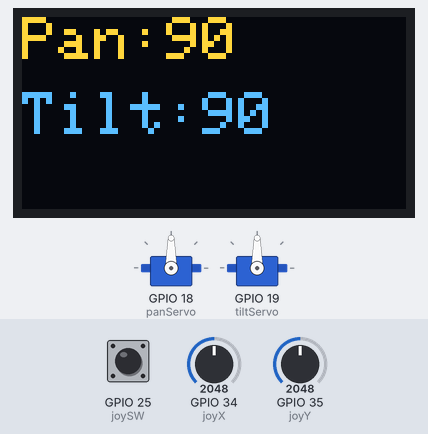
Recording of a sketch running on a simulated ESP32. On the bench: 2 × servo, 128×64 one-colour display. The test bench sets the inputs (shaded band); at power-on: GPIO 25 (joySW) HIGH, GPIO 34 (joyX) = 2048, GPIO 35 (joyY) = 2048. The OLED is the two-colour kind (top 16 rows yellow).

Above: at 2.7 s.
2.8 s: GPIO 25 (joySW) pulled LOW for 0.15 s
At 3.0 s:
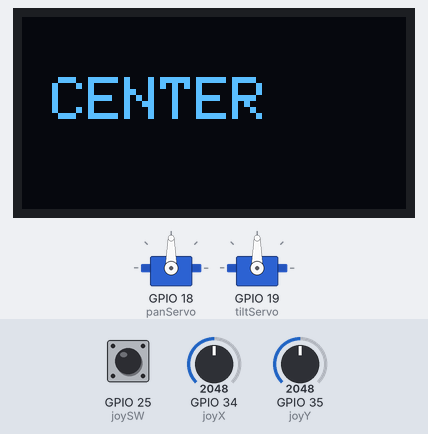
4.6 s: GPIO 34 (joyX) set to 2866
At 5.0 s:
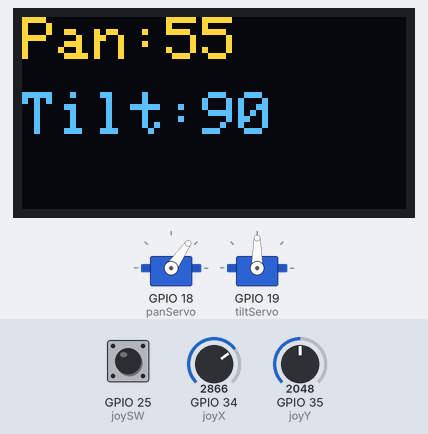
6.1 s: GPIO 35 (joyY) set to 2866
At 6.5 s:
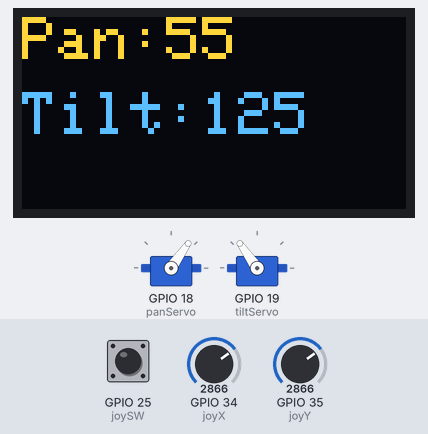
7.6 s: GPIO 34 (joyX) set to 3603
At 8.0 s:
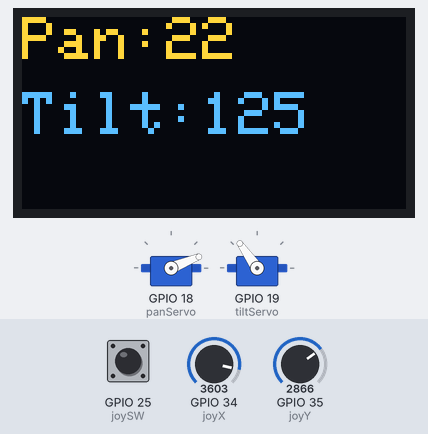
9.2 s: GPIO 35 (joyY) set to 3603
At 10.5 s:
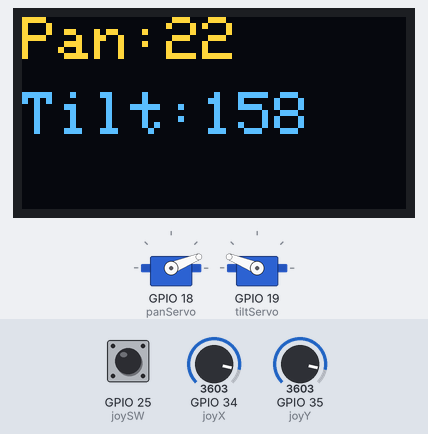
10.8 s: GPIO 34 (joyX) set to 4095
At 12.1 s:
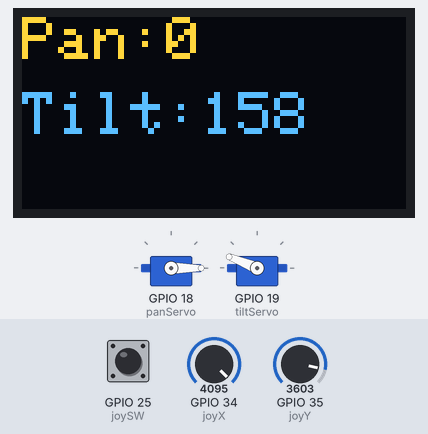
Timing chart, 0 to 13.3 s (numbered marks = the images above; inputs shaded):
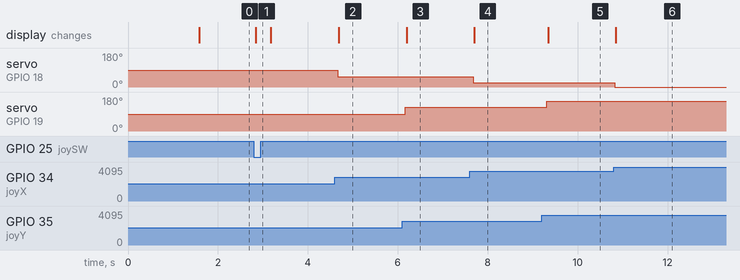

The sketch:

Joystick_Gimbal_System.ino
```cpp
#include <Wire.h>
#include <Adafruit_GFX.h>
#include <Adafruit_SSD1306.h>
#include <ESP32Servo.h>

#define SCREEN_WIDTH 128
#define SCREEN_HEIGHT 64
Adafruit_SSD1306 display(SCREEN_WIDTH, SCREEN_HEIGHT, &Wire, -1);
Servo panServo;
Servo tiltServo;

const int joyX= 34;
const int joyY= 35;
const int joySW= 25;
int panAngle= 90;
int tiltAngle= 90;

void setup(){
  Serial.begin(115200);
  Wire.begin(21, 22);
  panServo.attach(18);
  tiltServo.attach(19);
  pinMode(joySW,INPUT_PULLUP);

  if(!display.begin(SSD1306_SWITCHCAPVCC,0x3C)){
    Serial.println("OLED not found");
    while(true);
  }
  display.clearDisplay();
  display.setTextSize(2);
  display.setTextColor(WHITE);
  display.setCursor(10, 10);
  display.println("Day 10");
  display.display();
  delay(1500);

  panServo.write(panAngle);
  tiltServo.write(tiltAngle);
}

void loop() {
  int xValue= analogRead(joyX);
  int yValue= analogRead(joyY);

  panAngle= map(xValue, 0, 4095, 180, 0);
  tiltAngle= map(yValue, 0, 4095, 0, 180);

  panServo.write(panAngle);
  tiltServo.write(tiltAngle);

  if (digitalRead(joySW)==LOW){
    panAngle= 90;
    tiltAngle= 90;
    panServo.write(panAngle);
    tiltServo.write(tiltAngle);

    display.clearDisplay();
    display.setTextSize(2);
    display.setCursor(10, 20);
    display.println("CENTER");
    display.display();

    while(digitalRead(joySW)==LOW);
    delay(200);
  }

  display.clearDisplay();
  display.setTextSize(2);
  display.setCursor(0, 0);
  display.print("Pan:");
  display.println(panAngle);
  display.setCursor(0, 25);
  display.print("Tilt:");
  display.println(tiltAngle);
  display.display();

  delay(100);
}
```

Measured:
- after the input at 2.8 s, the display: changes at once (image 1)
- after the input at 4.6 s, servo on GPIO 18 (panServo): 90° → 55° after 0.06 s; the display: changes after 0.09 s (image 2)
- after the input at 6.1 s, servo on GPIO 19 (tiltServo): 90° → 125° after 0.07 s; the display: changes after 0.10 s (image 3)
- after the input at 7.6 s, servo on GPIO 18 (panServo): 55° → 22° after 0.08 s; the display: changes after 0.11 s (image 4)
- after the input at 9.2 s, servo on GPIO 19 (tiltServo): 125° → 158° after 0.12 s; the display: changes after 0.14 s (image 5)
- after the input at 10.8 s, servo on GPIO 18 (panServo): 22° → 0° at once; the display: changes after 0.05 s (image 6)
